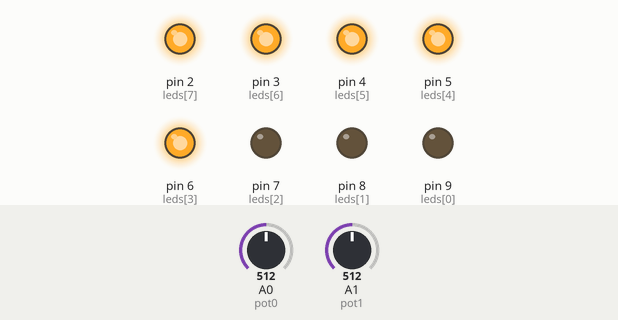
Bench run of a sketch on a simulated Arduino Uno, built with avr-gcc and run on an emulated ATmega328P. Shown: output pins drawn as LEDs (lit = HIGH). Inputs (shaded band) come from the test bench; at power-on: A0 (pot0) = 512, A1 (pot1) = 512.

Above: at 1.2 s.
1.3 s: A0 (pot0) set to 663
2.8 s: A0 (pot0) set to 687
At 3.5 s:
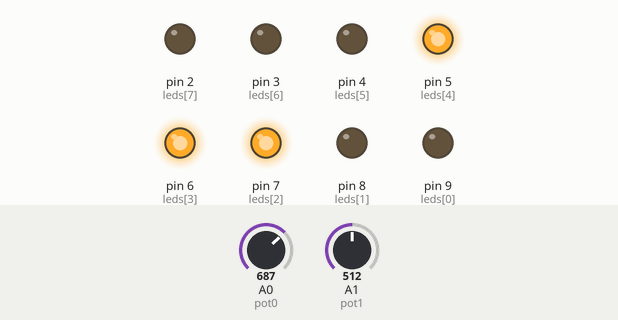
4.3 s: A1 (pot1) set to 572
5.8 s: A1 (pot1) set to 592
At 6.6 s:
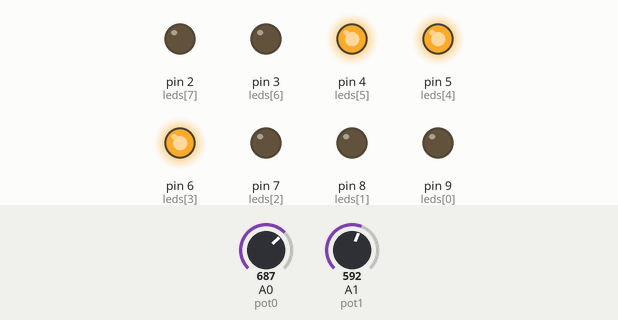
7.4 s: A1 (pot1) set to 511
At 7.8 s:
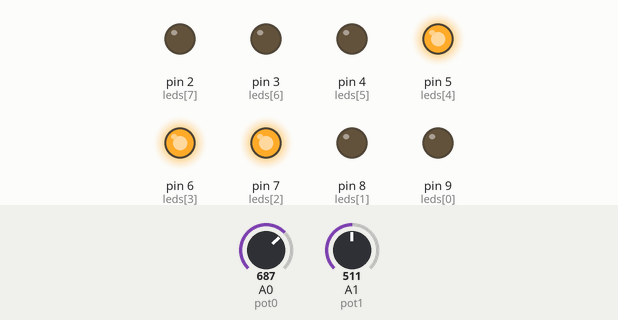
8.9 s: A0 (pot0) set to 306
At 10.0 s:
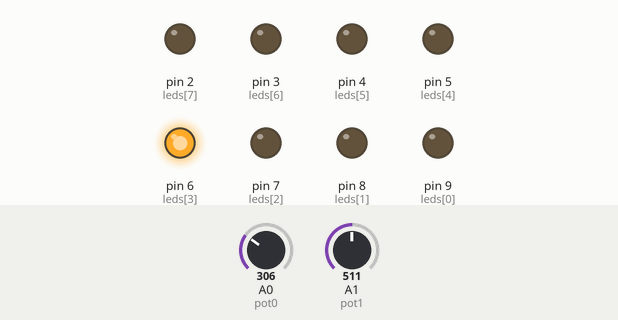
Timing chart, 0 to 11.4 s (numbered marks = the images above; inputs shaded):
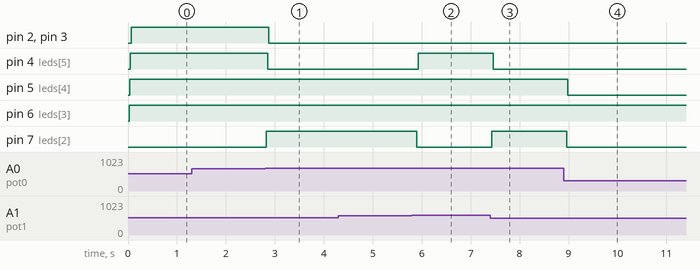

Measured:
- the behaviour switches between 675 and 676 on A0 (pot0) (found by bisection; images 0 and 1)
- the behaviour switches between 584 and 585 on A1 (pot1) (found by bisection; images 1 and 2)
- after the input at 1.3 s, every drawn part: stays the same
- after the input at 2.8 s, pin 2 (leds[7]): HIGH → LOW after 0.07 s; pin 3 (leds[6]): HIGH → LOW after 0.06 s; pin 4 (leds[5]): HIGH → LOW after 0.05 s; pin 7 (leds[2]): LOW → HIGH at once
- after the input at 4.3 s, every drawn part: stays the same
- after the input at 5.8 s, pin 4 (leds[5]): LOW → HIGH after 0.13 s; pin 7 (leds[2]): HIGH → LOW after 0.10 s
- after the input at 7.4 s, pin 4 (leds[5]): HIGH → LOW after 0.06 s; pin 7 (leds[2]): LOW → HIGH at once
- after the input at 8.9 s, pin 5 (leds[4]): HIGH → LOW after 0.09 s; pin 7 (leds[2]): HIGH → LOW after 0.07 s

The sketch:

Lab_04_LED.ino
```cpp
//global variables
int pot0 = 0;//potentiometer 0
int pot1 = 1;//potentiometer 1
int leds[] = {9,8,7,6,5,4,3,2};//array of LED pin numbers
double potVal0 = 0;//input for potentiometer 0
double potVal1 = 0;//input for potentiometer 1

void setup() {
  for (int i=0; i<8; i++){//for loop to initialize all LEDs 0-7
    pinMode(leds[i], OUTPUT);//sets up pinMode for all LEDs
  }
  pinMode(pot0, INPUT);//sets up pinMode for pots0&1
  pinMode(pot1, INPUT);
  Serial.begin(9600);//Serial begin to see pot values and for troubleshooting
}

void loop() {
  potVal0 = analogRead(pot0);//reads value of pot0
  potVal0 *=(5.0/1023.0);//converts 1023 value to 5
  potVal1 = analogRead(pot1);//reads value of pot1
  potVal1 *=(7.0/1023.0);//converts 1023 value to 7
  //potVal1 ranges from 0-7, so 8 values corresponding to each of the 8 LEDs

  if (potVal0<=1.6){//if the pot0 value is in the first third of its rotation
    case1(potVal1);//lights up LEDs individually
  }
  else if(potVal0<=3.3){//if the pot0 value is in the second third of its rotation
    case2(potVal1);//lights up in a sequence from 0-7
  }
  else if(potVal0<=5.0){//if the pot0 value is in the final third of its rotation
    case3(potVal1);//light up like a search light
  }
  delay(10);//10ms delay for the loop
}

void case1(double pot1){//function for the first case
  for (int i=0; i<8; i++){//for loop to light up all LEDs rather than lighting up individually
    if(int(pot1)==i){//pot1 is converted to an integer, so that there is no in between values like 1.4 where it doesn't correspond to a LED
      /*if the pot value is the same as the led value inside of the loop
      then the LED corresponding to the pot value will light up*/
      digitalWrite(leds[i], HIGH);
    }
    else{
      /*if the pot value does not equal the led value
      then the LED will turn off. i.e all LEDs that are not selected
      will be turned off*/
      digitalWrite(leds[i], LOW);
    }
    delay(10);//10ms delay for the loop
  }

}
void case2(double pot1){//function for the second case
  for (int i=0; i<8; i++){//for loop to light up all LEDs rather than lighting up individually
    if(int(pot1)<=i){//pot1 is converted to an integer, so that there is no in between values like 1.4 where it doesn't correspond to a LED
      /*All of the LEDs whose values are below or equal to the pot value
      will be lit*/
      digitalWrite(leds[i], HIGH);
    }
    else{
      //the rest of the LEDs, whose values are above the pot value will be off
      digitalWrite(leds[i], LOW);
    }
    delay(10);//10ms delay for the loop
  }
}
void case3(double pot1){
  for (int i=0; i<8; i++){//for loop to light up all LEDs rather than lighting up individually
    if(int(pot1)==0){//pot1 is converted to an integer, so that there is no in between values like 1.4 where it doesn't correspond to a LED
      digitalWrite(leds[i], LOW);//First all LEDs are turned off
      //This is because when the (final else if) case is triggered, and the pot value is reverted back to 0 or 7, there are still 3 led active rather than one
      //so the above code resets all the LEDs for the edge case
      digitalWrite(leds[0], HIGH);//edge case first two LEDs are lit
      digitalWrite(leds[1], HIGH);
    }
    else if(int(pot1)==7){
      digitalWrite(leds[i], LOW);//First all LEDs are turned off
      //This is because when the (final else if) case is triggered, and the pot value is reverted back to 0 or 7, there are still 3 led active rather than one
      //so the above code resets all the LEDs for the edge case
      digitalWrite(leds[7], HIGH);//edge case last two LEDs are lit
      digitalWrite(leds[6], HIGH);
    }
    else if(int(pot1)==i||int(pot1)==i+1||int(pot1)==i-1){
      digitalWrite(leds[i], HIGH);//The LEDs corresponding to the 1+/- the pot value will light up
      //starting at pot1=1 and ending at pot1=6 since the previous if statements cover those cases before this block is run
    }
    else{
      digitalWrite(leds[i], LOW);//if none of the cases are met, all the LEDs are turned off
      //i.e. all the other LED's that are not a part of the edge case, or part of the group of three are turned off
    }
    delay(10);//10ms delay for the loop
  }
}
```
